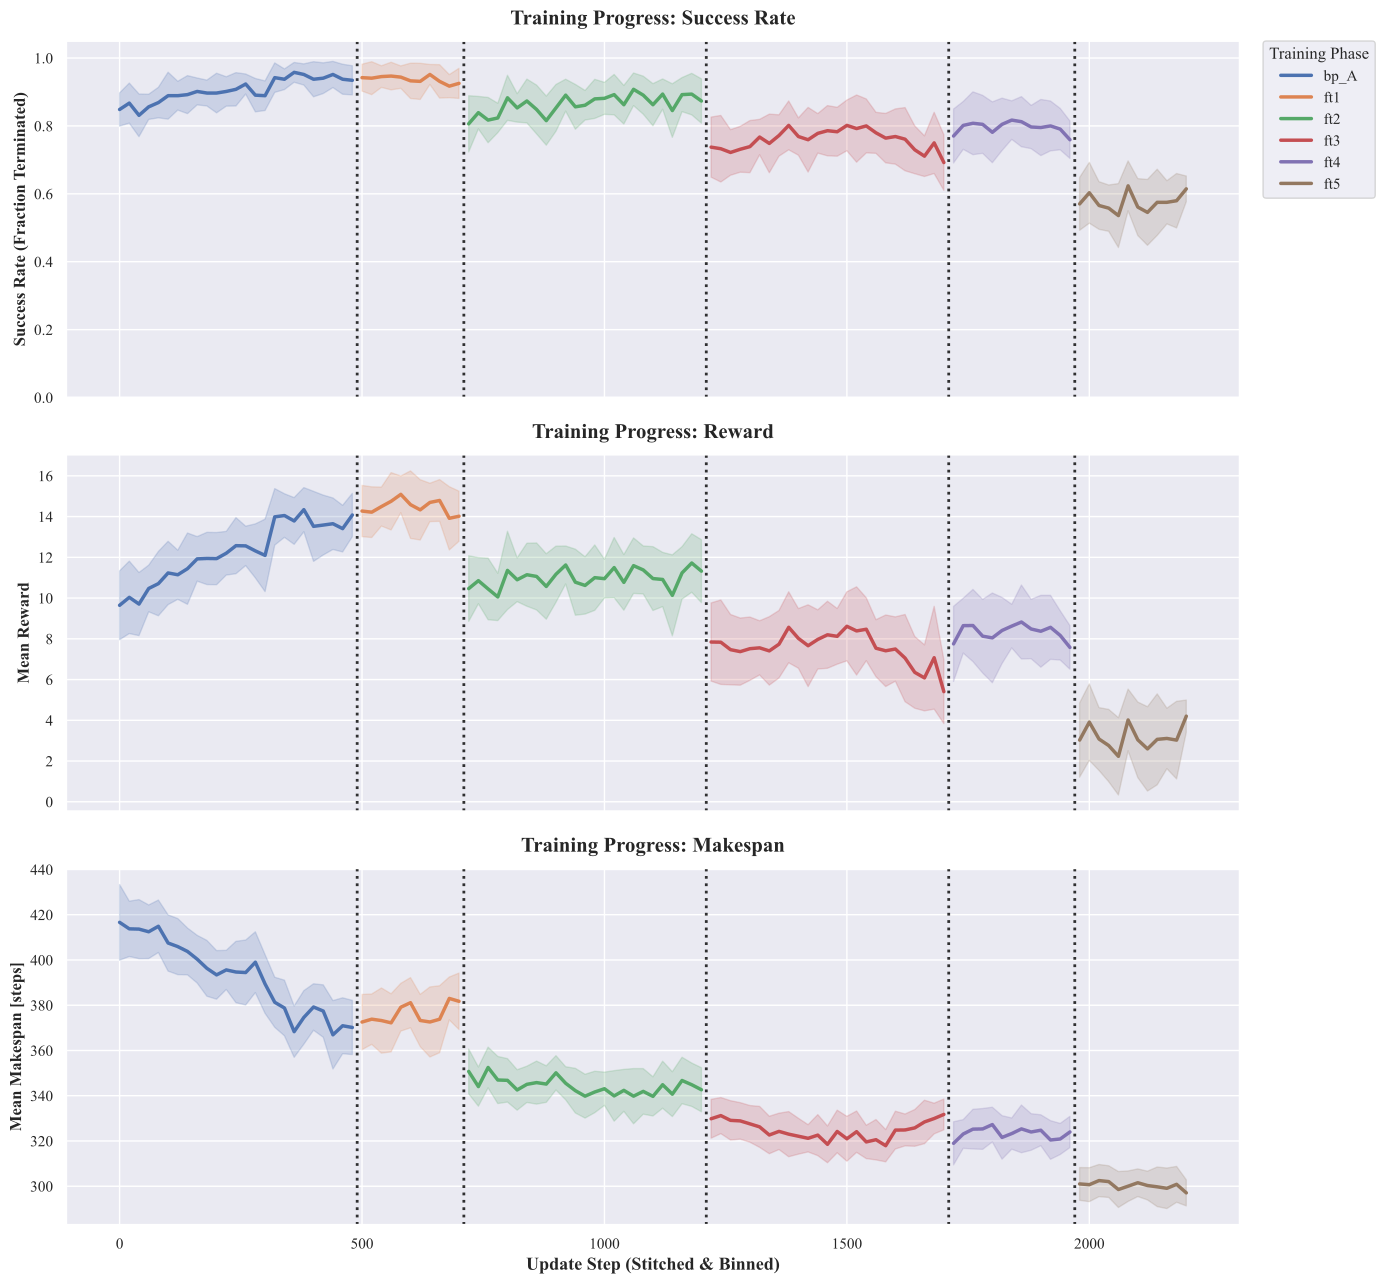

The script that saved this image:
import os
import pandas as pd
import seaborn as sns
import matplotlib.pyplot as plt
import pathlib
import numpy as np
from tensorboard.backend.event_processing.event_accumulator import EventAccumulator

BASE_PATH = "master_thesis/modules/subgoal_predictor/runs"
OUTPUT_FILE = "training_process.pdf"
BIN_SIZE = 20

# Edit this list to choose which runs appear and in what order.
# Each entry: (subdirectory under BASE_PATH, display label)
RUNS = [
    ("bp_A_20260414_005433",     "bp_A"),
    ("bp_A_ft_20260415_012529",  "ft1"),
    ("bp_A_ft2_20260416_094315", "ft2"),
    ("bp_A_ft3_20260416_235148", "ft3"),
    ("bp_A_ft4_20260419_021501", "ft4"),
    ("bp_A_ft5_20260420_121017", "ft5"),
]

def load_run_data(run_dir, run_name):
    """Loads scalar data from a TensorBoard run directory."""
    ea = EventAccumulator(run_dir)
    ea.Reload()
    
    tags = ea.Tags()['scalars']
    
    metrics = {
        'train/mean_reward': 'Reward',
        'train/frac_terminated': 'Success Rate',
        'train/mean_makespan': 'Makespan',
        'train/mean_plan_wall_time': 'Wall Plan Time'
    }
    
    run_df = None
    for tag, label in metrics.items():
        if tag in tags:
            df = pd.DataFrame(ea.Scalars(tag))
            df = df.rename(columns={'value': label, 'step': 'Step'})
            df = df[['Step', label]]
            
            if run_df is None:
                run_df = df
            else:
                run_df = pd.merge(run_df, df, on='Step', how='outer')
            
    if run_df is not None:
        run_df['Run'] = run_name
        # Sort by step to ensure continuity
        run_df = run_df.sort_values('Step')
        return run_df
    else:
        return pd.DataFrame()

def stitch_runs(runs_config, bin_size=20):
    """
    Stitches multiple runs into a single continuous dataframe.
    Ensures that each run starts at a clean bin boundary to prevent overlap.
    """
    all_data = []
    current_step_offset = 0
    boundaries = []
    
    for path, name in runs_config:
        print(f"Loading {name} from {path}...")
        df = load_run_data(path, name)
        if df.empty:
            continue
            
        # 1. Normalize run steps to start at 0
        min_step = df['Step'].min()
        df['Step'] = df['Step'] - min_step
        
        # 2. Apply offset
        df['Step'] = df['Step'] + current_step_offset
        
        all_data.append(df)
        
        # 3. Calculate next offset aligned to bin grid, no empty strip
        max_step = df['Step'].max()
        last_bin_x = (max_step // bin_size) * bin_size
        next_start = last_bin_x + bin_size
        boundary_pos = last_bin_x + bin_size / 2
        boundaries.append(boundary_pos)

        current_step_offset = next_start
        
    return pd.concat(all_data, ignore_index=True), boundaries[:-1]

def plot_training_process(df, boundaries):
    """Plots the stitched training process with 4 subplots and transition markers."""
    bin_size = 20
    df['Binned Step'] = (df['Step'] // bin_size) * bin_size
    
    sns.set_theme(style="darkgrid")
    plt.rcParams.update({
        "font.family": "serif",
        "font.serif": ["Times New Roman", "Palatino", "serif"],
    })
    # 3 Subplots in a vertical stack
    fig, axes = plt.subplots(3, 1, figsize=(14, 13), sharex=True)

    plot_configs = [
        ("Success Rate", "Success Rate (Fraction Terminated)", "#457b9d"),
        ("Reward", "Mean Reward", "#e63946"),
        ("Makespan", "Mean Makespan [steps]", "#1d3557")
    ]

    
    for i, (col, ylabel, color) in enumerate(plot_configs):
        ax = axes[i]
        # Using estimator='mean' and errorbar='sd' for the "hull" effect
        sns.lineplot(data=df, x="Binned Step", y=col, hue="Run", ax=ax, 
                     linewidth=2.5, errorbar='sd', legend=(i==0))
        
        ax.set_ylabel(ylabel, fontsize=12, fontweight='bold')
        ax.set_title(f"Training Progress: {col}", fontsize=15, fontweight='bold', pad=12)
        
        # Add vertical dotted lines for run transitions
        for b in boundaries:
            ax.axvline(x=b, color='black', linestyle=':', alpha=0.8, linewidth=2)
            
        if i == 0:
            ax.set_ylim(0, 1.05)
            ax.legend(title="Training Phase", bbox_to_anchor=(1.02, 1), loc='upper left', borderaxespad=0.)

    axes[-1].set_xlabel("Update Step (Stitched & Binned)", fontsize=13, fontweight='bold')
    
    plt.tight_layout()
    
    output_dir = pathlib.Path(__file__).parent
    output_path = output_dir / OUTPUT_FILE
    fig.savefig(output_path, bbox_inches='tight')
    print(f"Plot saved as {output_path.absolute()}")

if __name__ == "__main__":
    full_paths = [(os.path.join(BASE_PATH, p), n) for p, n in RUNS]
    df, boundaries = stitch_runs(full_paths, bin_size=BIN_SIZE)
    if not df.empty:
        plot_training_process(df, boundaries)
    else:
        print("No data found.")
